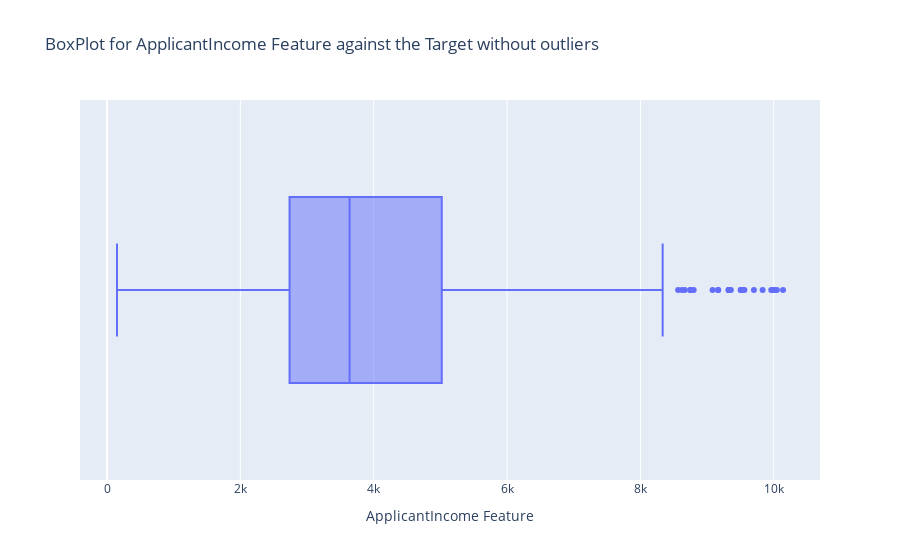
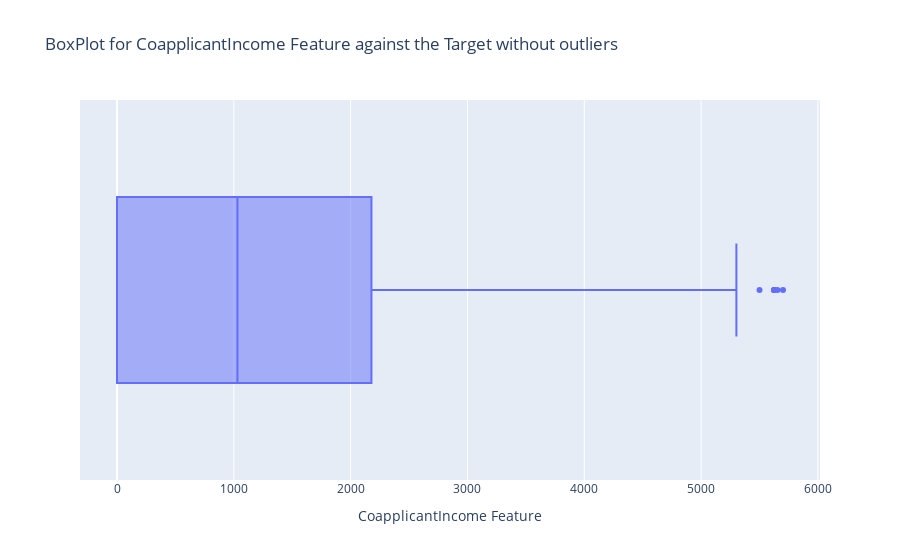
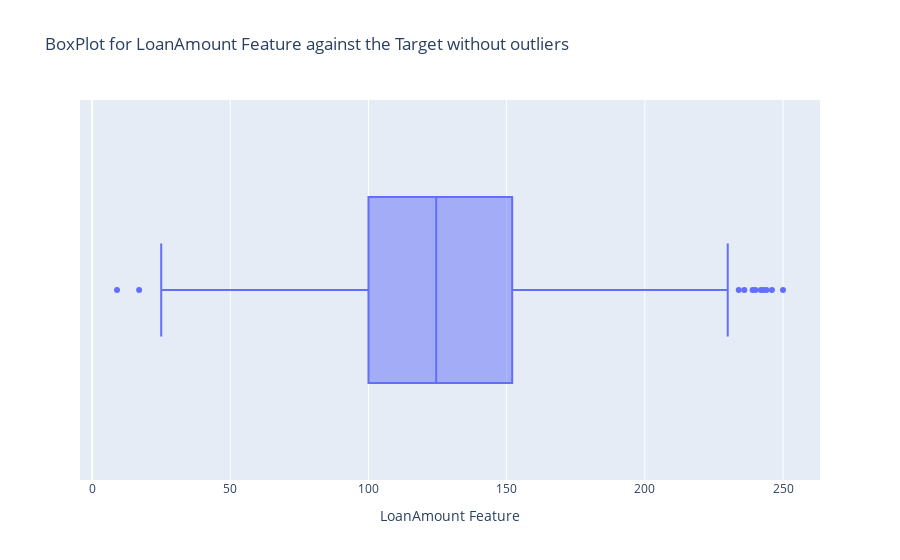

Source (notebook cell) for these figures, in order:
### Markdown cell above
##### Visualization of numeric features without outliers

### Code cell
mask_appincome = df['ApplicantIncome'] < 6000 #mask for filtering the ApplicantIncome feature
df_mask1 = df[mask_appincome] #filtered dataframe from the applicant income mask 
mask_coincome = df['CoapplicantIncome'] < 2300 #mask for filtering the CoapplicantIncome feature
df_mask2 = df[mask_coincome]
mask_loanamount = df['LoanAmount'] < 175 #mask for filtering the LoanAmount feature
df_mask3 = df[mask_loanamount]

plot_cols = ['ApplicantIncome', 'CoapplicantIncome', 'LoanAmount']

plt.Figure(figsize=(3,4))
for col in plot_cols:
    if col == 'ApplicantIncome':
        fig = px.box(data_frame=df[mask_appincome], x=col, color= df['LoanStatus'] < 10140
        title=f'BoxPlot for {col} Feature against the Target without outliers')
        fig.update_layout(xaxis_title=f'{col} Feature')
        fig.show()
    elif col == 'CoapplicantIncome':
        fig = px.box(data_frame=df[mask_coincome], x=col,
        title=f'BoxPlot for {col} Feature against the Target without outliers')
        fig.update_layout(xaxis_title=f'{col} Feature')
        fig.show()
    else:
        fig = px.box(data_frame=df[mask_loanamount], x=col,
        title=f'BoxPlot for {col} Feature against the Target without outliers')
        fig.update_layout(xaxis_title=f'{col} Feature')
        fig.show()

### Figure 1 — Plotly figure (JSON) as saved in the notebook; plotly's stock layout.template omitted (floating-point values rounded to 4 significant figures; data arrays with more than 128 entries replaced by an {"elided": "..."} marker saying what was removed)
{"data": [{"alignmentgroup": "True", "hovertemplate": "ApplicantIncome=%{x}<extra></extra>", "legendgroup": "", "marker": {"color": "#636efa"}, "name": "", "notched": false, "offsetgroup": "", "orientation": "h", "showlegend": false, "type": "box", "x": {"elided": "564 int values"}, "x0": " ", "xaxis": "x", "y0": " ", "yaxis": "y"}], "layout": {"boxmode": "group", "legend": {"tracegroupgap": 0}, "title": {"text": "BoxPlot for ApplicantIncome Feature against the Target without outliers"}, "xaxis": {"anchor": "y", "domain": [0, 1], "title": {"text": "ApplicantIncome Feature"}}, "yaxis": {"anchor": "x", "domain": [0, 1]}}}

### Figure 2 — Plotly figure (JSON) as saved in the notebook; plotly's stock layout.template omitted (floating-point values rounded to 4 significant figures; data arrays with more than 128 entries replaced by an {"elided": "..."} marker saying what was removed)
{"data": [{"alignmentgroup": "True", "hovertemplate": "CoapplicantIncome=%{x}<extra></extra>", "legendgroup": "", "marker": {"color": "#636efa"}, "name": "", "notched": false, "offsetgroup": "", "orientation": "h", "showlegend": false, "type": "box", "x": {"elided": "596 float values"}, "x0": " ", "xaxis": "x", "y0": " ", "yaxis": "y"}], "layout": {"boxmode": "group", "legend": {"tracegroupgap": 0}, "title": {"text": "BoxPlot for CoapplicantIncome Feature against the Target without outliers"}, "xaxis": {"anchor": "y", "domain": [0, 1], "title": {"text": "CoapplicantIncome Feature"}}, "yaxis": {"anchor": "x", "domain": [0, 1]}}}

### Figure 3 — Plotly figure (JSON) as saved in the notebook; plotly's stock layout.template omitted (floating-point values rounded to 4 significant figures; data arrays with more than 128 entries replaced by an {"elided": "..."} marker saying what was removed)
{"data": [{"alignmentgroup": "True", "hovertemplate": "LoanAmount=%{x}<extra></extra>", "legendgroup": "", "marker": {"color": "#636efa"}, "name": "", "notched": false, "offsetgroup": "", "orientation": "h", "showlegend": false, "type": "box", "x": {"elided": "562 float values"}, "x0": " ", "xaxis": "x", "y0": " ", "yaxis": "y"}], "layout": {"boxmode": "group", "legend": {"tracegroupgap": 0}, "title": {"text": "BoxPlot for LoanAmount Feature against the Target without outliers"}, "xaxis": {"anchor": "y", "domain": [0, 1], "title": {"text": "LoanAmount Feature"}}, "yaxis": {"anchor": "x", "domain": [0, 1]}}}
